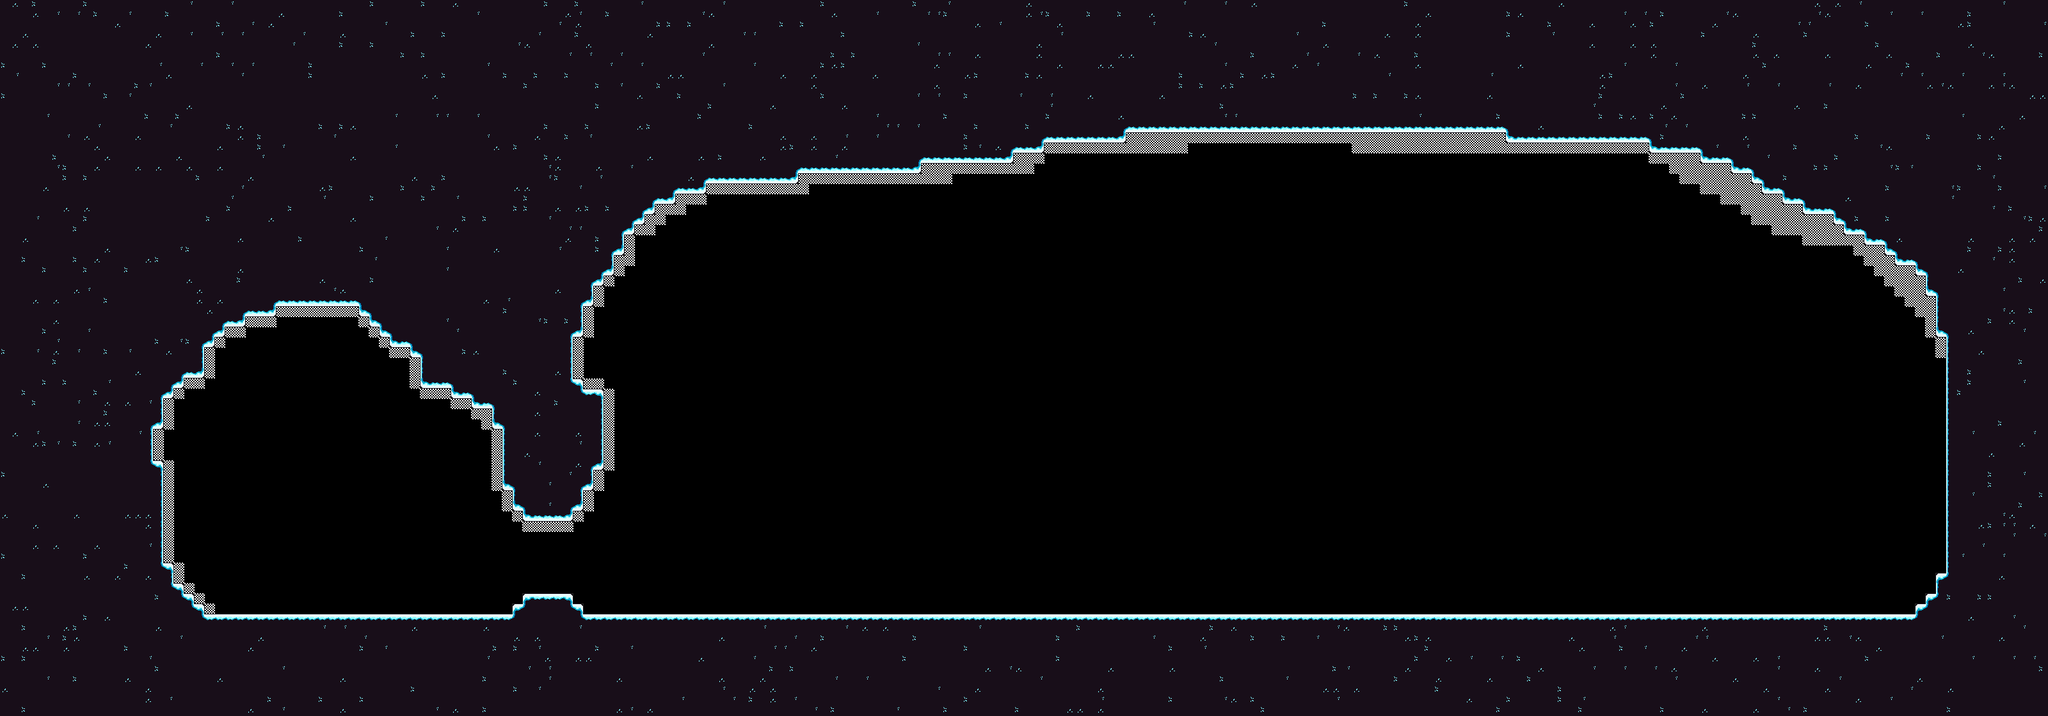

A level layout from a 2D game, rendered from its tile map. Below: a short description, then the map file with tile-grid data replaced by summaries:
An orthogonal 200x70 tile map with 16x16 px tiles, 4 tile layers (prototype, groundPrototype, Map, Decorated), 3 tilesets and 1 object.

<map version="1.10" tiledversion="1.10.2" orientation="orthogonal" renderorder="right-down" width="200" height="70" tilewidth="16" tileheight="16" infinite="0" nextlayerid="63" nextobjectid="5">
 <tileset firstgid="1" source="../../TileBase.tsx" />
 <tileset firstgid="257" source="../Winter.tsx" />
 <tileset firstgid="497" source="../../Spring/Spring.tsx" />
 <layer id="1" name="prototype" width="200" height="70">
  <data>[14000 cells, 7660 non-empty, 2 distinct tile ids]</data>
 </layer>
 <objectgroup id="2" name="Objects">
  <object id="3" template="../../Objects/BossRoomEntrance.tx" x="480" y="960" />
 </objectgroup>
 <layer id="60" name="groundPrototype" width="200" height="70">
  <data>[14000 cells, 7347 non-empty, 13 distinct tile ids]</data>
 </layer>
 <layer id="61" name="Map" width="200" height="70">
  <data>[14000 cells, 7347 non-empty, 10 distinct tile ids]</data>
 </layer>
 <layer id="62" name="Decorated" width="200" height="70">
  <data>[14000 cells, 878 non-empty, 3 distinct tile ids]</data>
 </layer>
</map>
